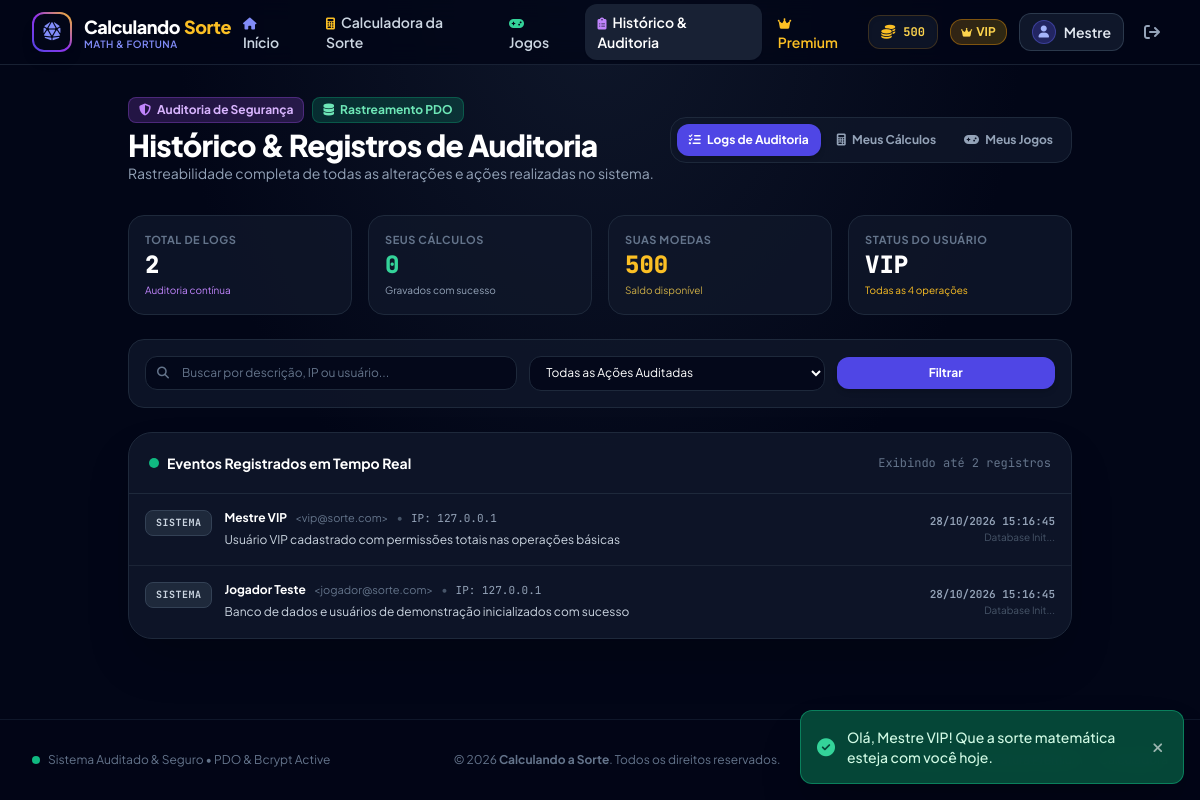
Screenshot of /historico.php (signed in) with the database file from the repository.
### tables this page shows
CREATE TABLE IF NOT EXISTS `usuarios` (
    `id` INT AUTO_INCREMENT PRIMARY KEY,
    `nome` VARCHAR(100) NOT NULL,
    `email` VARCHAR(150) NOT NULL UNIQUE,
    `senha` VARCHAR(255) NOT NULL,
    `is_premium` TINYINT(1) NOT NULL DEFAULT 0,
    `moedas` INT NOT NULL DEFAULT 50,
    `operacao_atual` ENUM('+', '-', '*', '/') NOT NULL DEFAULT '+',
    `operacoes_desbloqueadas` VARCHAR(50) NOT NULL DEFAULT '+',
    `anuncio_desbloqueio_ate` DATETIME NULL DEFAULT NULL,
    `created_at` DATETIME NOT NULL DEFAULT CURRENT_TIMESTAMP,
    `updated_at` DATETIME NOT NULL DEFAULT CURRENT_TIMESTAMP ON UPDATE CURRENT_TIMESTAMP,
    INDEX `idx_email` (`email`),
    INDEX `idx_premium` (`is_premium`)
);

CREATE TABLE IF NOT EXISTS `logs` (
    `id` INT AUTO_INCREMENT PRIMARY KEY,
    `user_id` INT NULL,
    `acao` VARCHAR(50) NOT NULL,
    `descricao` TEXT NOT NULL,
    `ip_address` VARCHAR(45) NULL,
    `user_agent` VARCHAR(255) NULL,
    `created_at` DATETIME NOT NULL DEFAULT CURRENT_TIMESTAMP,
    INDEX `idx_user_id` (`user_id`),
    INDEX `idx_acao` (`acao`),
    INDEX `idx_created_at` (`created_at`),
    CONSTRAINT `fk_logs_usuario` 
        FOREIGN KEY (`user_id`) 
        REFERENCES `usuarios` (`id`) 
        ON DELETE SET NULL 
        ON UPDATE CASCADE
);

### historico.php (the view, shortened to what the rows shown need)
<?php
require_once __DIR__ . '/config/db.php';
require_once __DIR__ . '/config/session.php';
$user = getLoggedUserData($pdo);
$abaAtiva = $_GET['aba'] ?? 'auditoria';
$limite = 50;
$sqlLogs = "
    SELECT l.id, l.user_id, l.acao, l.descricao, l.ip_address, l.user_agent, l.created_at, u.nome, u.email
    FROM logs l
    LEFT JOIN usuarios u ON u.id = l.user_id
    WHERE 1=1
";
$paramsLogs = [];
$sqlLogs .= " ORDER BY l.id DESC LIMIT {$limite}";
$stmtLogs = $pdo->prepare($sqlLogs);
$stmtLogs->execute($paramsLogs);
$listaLogs = $stmtLogs->fetchAll();
require_once __DIR__ . '/includes/header.php';
require_once __DIR__ . '/includes/navbar.php';
?>
<div class="max-w-7xl mx-auto px-4 py-6 sm:py-8">
    <div class="flex flex-col sm:flex-row sm:items-center justify-between gap-4 mb-8">
        <div>
            <h1 class="text-2xl sm:text-3xl font-black text-white tracking-tight mt-1">Histórico & Registros de Auditoria</h1>
        </div>
    </div>
    <div class="grid grid-cols-2 sm:grid-cols-4 gap-3 sm:gap-4 mb-6">
        <div class="bg-slate-900/80 border border-slate-800 p-4 rounded-2xl">
            <span class="text-[11px] font-bold text-slate-500 uppercase tracking-wider block">Suas Moedas</span>
            <span class="text-xl sm:text-2xl font-black text-amber-400 font-mono"><?= number_format($user['moedas']) ?></span>
            <span class="text-[10px] text-amber-300/80 block mt-0.5">Saldo disponível</span>
        </div>
    </div>
    <?php if ($abaAtiva === 'auditoria'): ?>
        <div class="bg-slate-900/90 border border-slate-800 rounded-3xl overflow-hidden shadow-2xl backdrop-blur-xl">
            <div class="p-4 sm:p-5 border-b border-slate-800 flex justify-between items-center">
                <div class="flex items-center gap-2">
                    <h2 class="text-sm font-bold text-white">Eventos Registrados em Tempo Real</h2>
                </div>
            </div>
            <?php if (empty($listaLogs)): ?>
                <div class="text-center py-12 text-sm text-slate-500">
                    Nenhum log encontrado com os filtros selecionados.
                </div>
            <?php else: ?>
                <div class="divide-y divide-slate-800/80">
                    <?php foreach ($listaLogs as $log): ?>
                        <div class="p-4 hover:bg-slate-800/30 transition flex flex-col sm:flex-row sm:items-center justify-between gap-3 text-xs">
                            <div class="flex items-start gap-3 flex-1">
                                <?php
                                    $badgeStyle = 'bg-slate-800 text-slate-300 border-slate-700';
                                ?>
                                <span class="px-2.5 py-1 rounded-lg text-[10px] font-mono font-bold uppercase tracking-wider border <?= $badgeStyle ?> flex-shrink-0">
                                    <?= htmlspecialchars($log['acao']) ?>
                                </span>
                                <div class="space-y-1">
                                    <div class="flex items-center gap-2 flex-wrap">
                                        <span class="font-bold text-white">
                                            <?= htmlspecialchars($log['nome'] ?? 'Visitante Anônimo') ?>
                                        </span>
                                        <?php if (!empty($log['email'])): ?>
                                            <span class="text-slate-500 text-[11px]">&lt;<?= htmlspecialchars($log['email']) ?>&gt;</span>
                                        <?php endif; ?>
                                        <span class="text-slate-600">•</span>
                                        <span class="text-slate-400 font-mono text-[11px]">IP: <?= htmlspecialchars($log['ip_address'] ?? '127.0.0.1') ?></span>
                                    </div>
                                    <p class="text-slate-300 leading-relaxed font-sans">
                                        <?= htmlspecialchars($log['descricao']) ?>
                                    </p>
                                </div>
                            </div>
                            <div class="text-right sm:flex-shrink-0">
                                <span class="font-mono text-slate-400 font-semibold block text-[11px]">
                                    <?= date('d/m/Y H:i:s', strtotime($log['created_at'])) ?>
                                </span>
                                <span class="text-[10px] text-slate-600 block truncate max-w-[150px]" title="<?= htmlspecialchars($log['user_agent'] ?? '') ?>">
                                    <?= htmlspecialchars(substr($log['user_agent'] ?? '', 0, 30)) ?>...
                                </span>
                            </div>
                        </div>
                    <?php endforeach; ?>
                </div>
            <?php endif; ?>
        </div>
    <?php endif; ?>
</div>
<?php require_once __DIR__ . '/includes/footer.php'; ?>

### includes/navbar.php (shortened to what the rows shown need)
<nav class="sticky top-0 z-40 bg-slate-950/80 backdrop-blur-md border-b border-slate-800/80">
    <div class="max-w-7xl mx-auto px-4 sm:px-6 lg:px-8">
        <div class="flex items-center justify-between h-16">
            <div class="hidden md:flex items-center gap-3">
                <?php if ($currentUser): ?>
                    <div class="flex items-center gap-2 bg-slate-900/90 border border-amber-500/20 px-3 py-1.5 rounded-xl shadow-inner">
                        <i class="fa-solid fa-coins text-amber-400 text-sm animate-pulse"></i>
                        <span class="text-xs font-bold text-amber-300 font-mono" id="nav-coins"><?= number_format($currentUser['moedas']) ?></span>
                    </div>
                    <?php if ($currentUser['is_premium']): ?>
                        <span class="inline-flex items-center gap-1 px-2.5 py-1 rounded-xl text-xs font-bold bg-gradient-to-r from-amber-500/20 to-yellow-500/20 text-amber-300 border border-amber-500/40">
                            <i class="fa-solid fa-crown text-[10px]"></i> VIP
                        </span>
                    <?php else: ?>
                        <span class="inline-flex items-center gap-1 px-2.5 py-1 rounded-xl text-xs font-semibold bg-slate-800 text-slate-300 border border-slate-700">
                            Free
                        </span>
                    <?php endif; ?>
                    <div class="relative group">
                        <a href="perfil.php" class="flex items-center gap-2 px-3 py-1.5 rounded-xl bg-slate-900 border border-slate-700/80 text-sm font-semibold text-slate-200 hover:border-indigo-500/50 transition">
                            <div class="w-6 h-6 rounded-full bg-indigo-600/30 border border-indigo-500/40 flex items-center justify-center text-xs text-indigo-300">
                                <i class="fa-solid fa-user"></i>
                            </div>
                            <span class="truncate max-w-[100px]"><?= htmlspecialchars(explode(' ', $currentUser['nome'])[0]) ?></span>
                        </a>
                    </div>
                    <button type="button" onclick="confirmarLogout()" class="p-2 rounded-xl text-slate-400 hover:text-rose-400 hover:bg-rose-500/10 transition" title="Sair da Conta">
                        <i class="fa-solid fa-arrow-right-from-bracket"></i>
                    </button>
                <?php endif; ?>
            </div>
        </div>
    </div>
</nav>

### rows the page displays
usuarios: moedas "500", nome "Mestre"
logs: acao "SISTEMA", user.nome "Mestre VIP", user.email "vip@sorte.com", ip_address "127.0.0.1", descricao "Usuário VIP cadastrado com permissões totais nas operações básicas", created_at "28/10/2026 15:16:45", user_agent "Database Init"
logs: acao "SISTEMA", user.nome "Jogador Teste", user.email "jogador@sorte.com", ip_address "127.0.0.1", descricao "Banco de dados e usuários de demonstração inicializados com sucesso", created_at "28/10/2026 15:16:45", user_agent "Database Init"

### other values shown
$totalLogsGerais "2"
$totalMeusCalculos "0"
count($listaLogs) "2"
APP_NAME "Calculando a Sorte"
$flashToast['mensagem'] "Olá, Mestre VIP! Que a sorte matemática esteja com você hoje."
